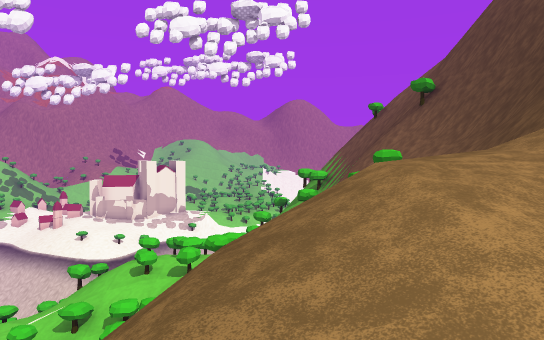
[1] (above)

15 first-person views from a walk through a scene from a Unity 3-D project. The camera is 1.3 m above the floor, tilts 2° down and sees 70° across. The floor is counted in squares, 2 m on a side. Each view is taken from the middle of a square. On the plan, view 1 faces up. The plan holds only what a view shows up to about 11 squares ahead; the rest is blank. The place goes on beyond the plan. Some surface patterns are stand-ins.

[2]
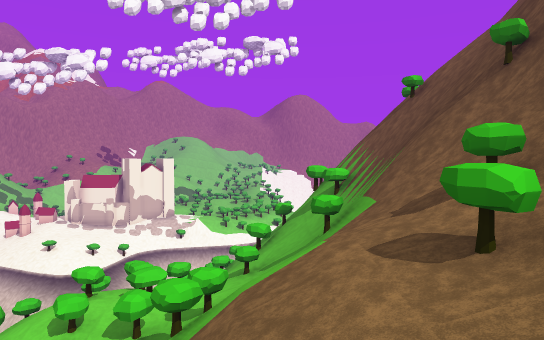

[3]
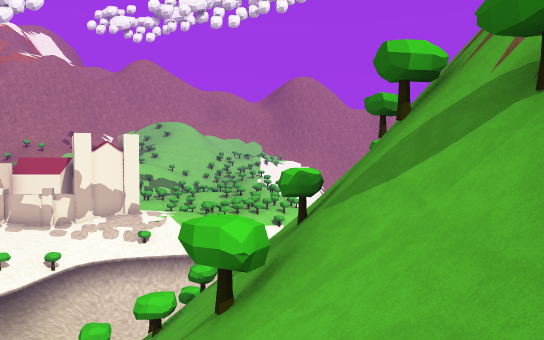

[4]
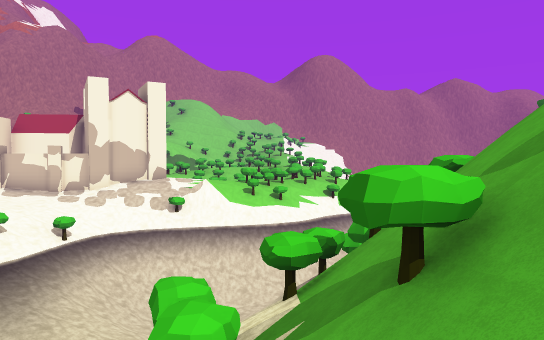

[5]
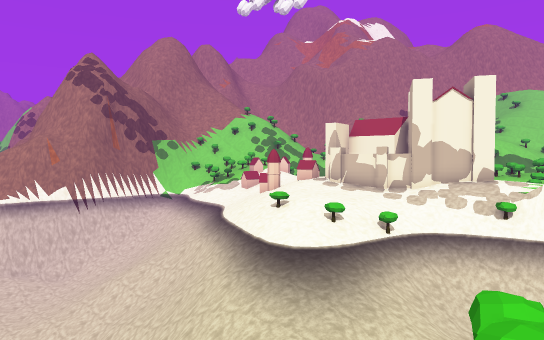

[6]
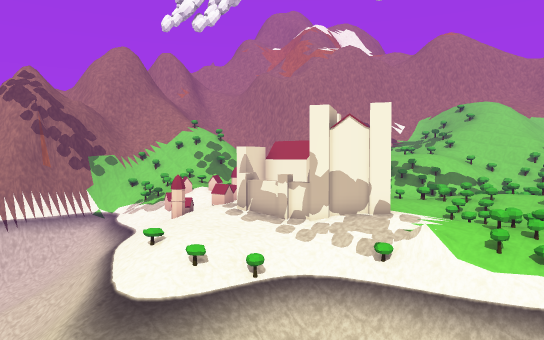

[7]
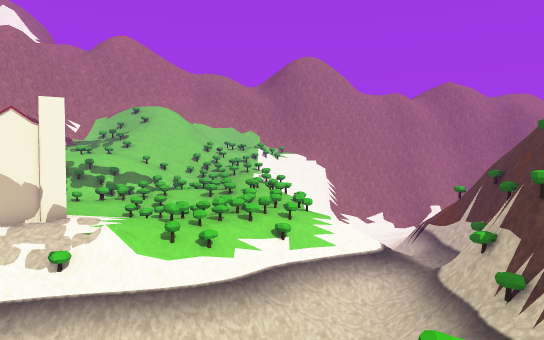

[8]
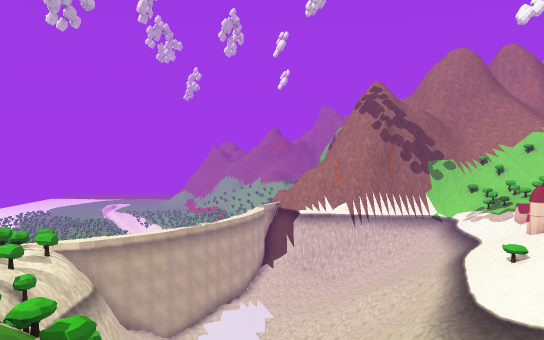

[9]
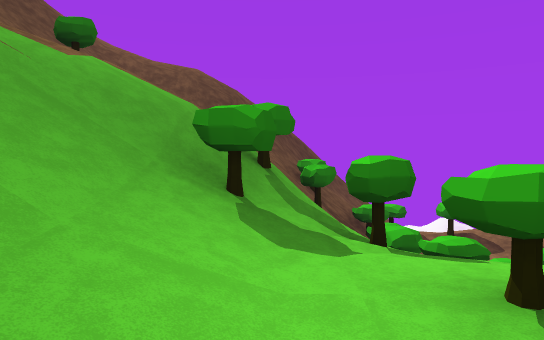

[10]
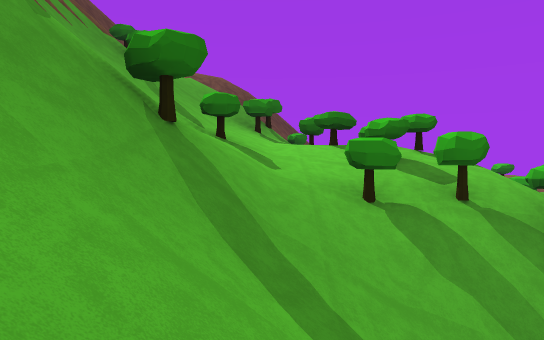

[11]
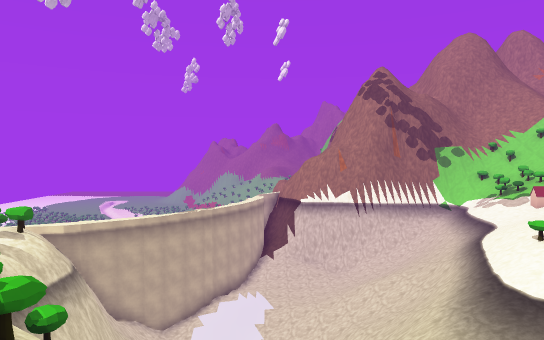

[12]
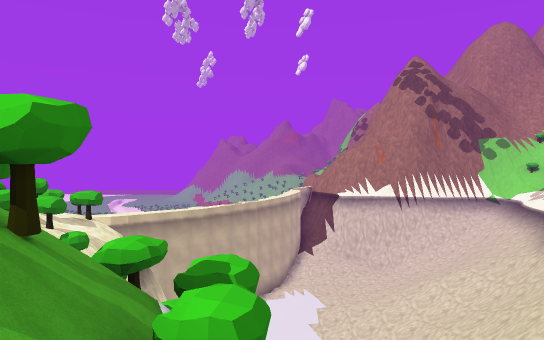

[13]
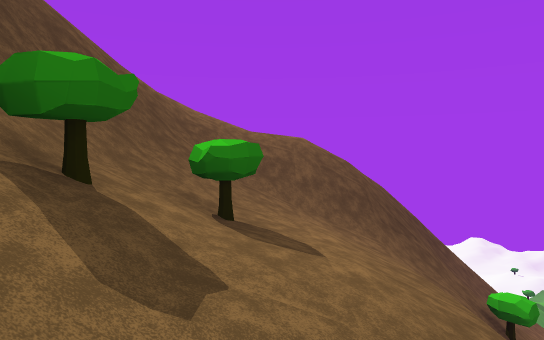

[14]
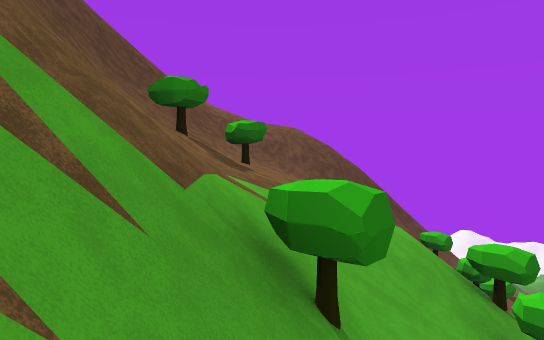

[15]
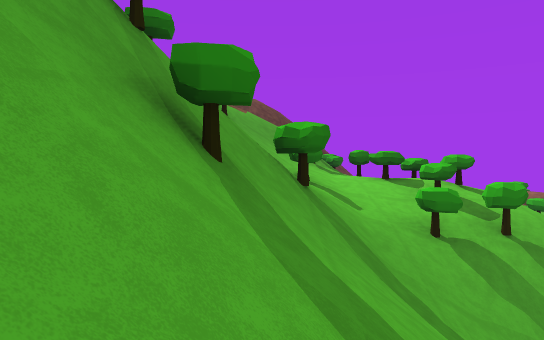

### Floor plan
Key: @ floor where view 1 was taken; # wall or solid block; . main floor; - floor 0.75 m lower than the main floor; : floor 1.5 m higher than the main floor; + floor 3.25 m higher than the main floor; _ floor 4 m lower than the main floor; * floor 6.25 m higher than the main floor; / step, stairs or slope; = window, fence, low wall or low ledge; ^ raised ledge; v drop or lower ground; T tree; O other object.
Columns run from 13 left of view 1 to 8 right of it. Each row starts with its distance up from view 1.
 27            T
 26            T^^vvvvv vv
 25         ##TT^vvvvv# v
 24       ^^T^^^vvvvvv#
 23     ^^^^vvvvv   vv#
 22     ^^Tvvvvv     TT
 21  ^^^^TTvv vv     v
 20 v^^T^Tvvv  vv
 19 vvv^^^vvv  v_
 18 vvvvvvvvv   T
 17 vvvvvvvvv   T
 16 vvvvvvvv   TTT #
 15           TTT/=#
 14           TT//+#
 13            //T##
 12         TT //###  ^v
 11        TTTTT/TT###^
 10  vvvvvvOT.TT/T/###
  9    TTTOOTTTT:/T###v
  8  vOTT  T-.TTT///##v
  7     O  TTTTTT///##v
  6          OTT///T##
  5           OT//T=##
  4           TT///=#/
  3          TT=#////
  2          //=#/*/
  1          //=///
  0           =  @

Positions as (right, up) in squares from view 1, and headings:
1: (0, 0), facing up
2: (0, 3), facing up
3: (0, 9), facing up
4: (-2, 12), facing up
5: (-2, 12), facing up-left
6: (0, 15), facing up-left
7: (0, 15), facing up
8: (0, 14), facing left
9: (-1, 10), facing down
10: (-1, 14), facing down
11: (-1, 14), facing left
12: (-2, 12), facing left
13: (1, 8), facing down
14: (1, 10), facing down
15: (0, 15), facing down
